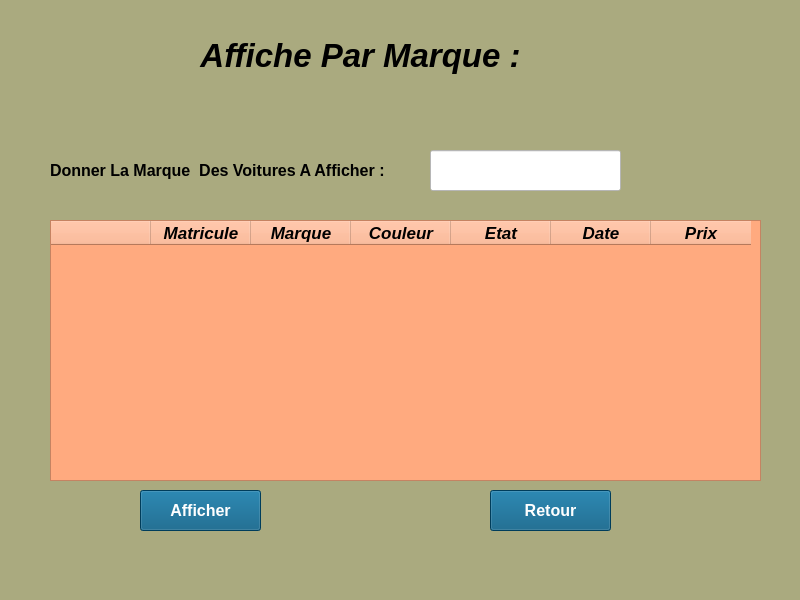
<?xml version="1.0" encoding="UTF-8"?>
<ui version="4.0">
 <class>Form</class>
 <widget class="QWidget" name="Form">
  <property name="geometry">
   <rect>
    <x>0</x>
    <y>0</y>
    <width>800</width>
    <height>600</height>
   </rect>
  </property>
  <property name="windowTitle">
   <string>Form</string>
  </property>
  <property name="styleSheet">
   <string notr="true">background-color: rgb(170, 170, 127);</string>
  </property>
  <widget class="QLabel" name="label">
   <property name="geometry">
    <rect>
     <x>50</x>
     <y>150</y>
     <width>361</width>
     <height>41</height>
    </rect>
   </property>
   <property name="font">
    <font>
     <pointsize>12</pointsize>
     <weight>75</weight>
     <bold>true</bold>
    </font>
   </property>
   <property name="text">
    <string>Donner La Marque  Des Voitures A Afficher :</string>
   </property>
  </widget>
  <widget class="QLineEdit" name="lire_couleur">
   <property name="geometry">
    <rect>
     <x>430</x>
     <y>150</y>
     <width>191</width>
     <height>41</height>
    </rect>
   </property>
   <property name="font">
    <font>
     <pointsize>13</pointsize>
     <weight>75</weight>
     <bold>true</bold>
    </font>
   </property>
   <property name="styleSheet">
    <string notr="true">color: rgb(255, 0, 0);
background-color: rgb(255, 255, 255);</string>
   </property>
  </widget>
  <widget class="QPushButton" name="retour">
   <property name="geometry">
    <rect>
     <x>490</x>
     <y>490</y>
     <width>121</width>
     <height>41</height>
    </rect>
   </property>
   <property name="font">
    <font>
     <pointsize>12</pointsize>
     <weight>75</weight>
     <bold>true</bold>
    </font>
   </property>
   <property name="styleSheet">
    <string notr="true">background-color: rgb(255, 255, 255);
color: rgb(255, 255, 255);
background-color: rgb(0, 85, 127);</string>
   </property>
   <property name="text">
    <string>Retour</string>
   </property>
  </widget>
  <widget class="QPushButton" name="afficher">
   <property name="geometry">
    <rect>
     <x>140</x>
     <y>490</y>
     <width>121</width>
     <height>41</height>
    </rect>
   </property>
   <property name="font">
    <font>
     <pointsize>12</pointsize>
     <weight>75</weight>
     <italic>false</italic>
     <bold>true</bold>
    </font>
   </property>
   <property name="styleSheet">
    <string notr="true">background-color: rgb(0, 85, 127);
color: rgb(255, 255, 255);</string>
   </property>
   <property name="text">
    <string>Afficher</string>
   </property>
  </widget>
  <widget class="QTableWidget" name="tableWidget">
   <property name="geometry">
    <rect>
     <x>50</x>
     <y>220</y>
     <width>711</width>
     <height>261</height>
    </rect>
   </property>
   <property name="styleSheet">
    <string notr="true">font: 75 14pt &quot;MS Shell Dlg 2&quot;;
background-color: rgb(255, 170, 127);</string>
   </property>
   <property name="iconSize">
    <size>
     <width>20</width>
     <height>0</height>
    </size>
   </property>
   <property name="textElideMode">
    <enum>Qt::ElideRight</enum>
   </property>
   <attribute name="horizontalHeaderMinimumSectionSize">
    <number>100</number>
   </attribute>
   <attribute name="horizontalHeaderHighlightSections">
    <bool>false</bool>
   </attribute>
   <attribute name="verticalHeaderVisible">
    <bool>false</bool>
   </attribute>
   <attribute name="verticalHeaderMinimumSectionSize">
    <number>29</number>
   </attribute>
   <attribute name="verticalHeaderDefaultSectionSize">
    <number>31</number>
   </attribute>
   <attribute name="verticalHeaderHighlightSections">
    <bool>false</bool>
   </attribute>
   <attribute name="verticalHeaderShowSortIndicator" stdset="0">
    <bool>false</bool>
   </attribute>
   <column>
    <property name="text">
     <string/>
    </property>
   </column>
   <column>
    <property name="text">
     <string>Matricule</string>
    </property>
    <property name="font">
     <font>
      <pointsize>13</pointsize>
      <weight>75</weight>
      <italic>true</italic>
      <bold>true</bold>
      <underline>false</underline>
     </font>
    </property>
   </column>
   <column>
    <property name="text">
     <string>Marque</string>
    </property>
    <property name="font">
     <font>
      <pointsize>13</pointsize>
      <weight>75</weight>
      <italic>true</italic>
      <bold>true</bold>
     </font>
    </property>
   </column>
   <column>
    <property name="text">
     <string>Couleur</string>
    </property>
    <property name="font">
     <font>
      <pointsize>13</pointsize>
      <weight>75</weight>
      <italic>true</italic>
      <bold>true</bold>
     </font>
    </property>
   </column>
   <column>
    <property name="text">
     <string>Etat</string>
    </property>
    <property name="font">
     <font>
      <pointsize>13</pointsize>
      <weight>75</weight>
      <italic>true</italic>
      <bold>true</bold>
     </font>
    </property>
   </column>
   <column>
    <property name="text">
     <string>Date</string>
    </property>
    <property name="font">
     <font>
      <pointsize>13</pointsize>
      <weight>75</weight>
      <italic>true</italic>
      <bold>true</bold>
     </font>
    </property>
   </column>
   <column>
    <property name="text">
     <string>Prix</string>
    </property>
    <property name="font">
     <font>
      <pointsize>13</pointsize>
      <weight>75</weight>
      <italic>true</italic>
      <bold>true</bold>
     </font>
    </property>
   </column>
  </widget>
  <widget class="QLabel" name="label_2">
   <property name="geometry">
    <rect>
     <x>130</x>
     <y>30</y>
     <width>461</width>
     <height>51</height>
    </rect>
   </property>
   <property name="font">
    <font>
     <pointsize>25</pointsize>
     <weight>75</weight>
     <italic>true</italic>
     <bold>true</bold>
    </font>
   </property>
   <property name="text">
    <string>Affiche Par Marque :</string>
   </property>
   <property name="alignment">
    <set>Qt::AlignCenter</set>
   </property>
  </widget>
 </widget>
 <resources/>
 <connections/>
</ui>
